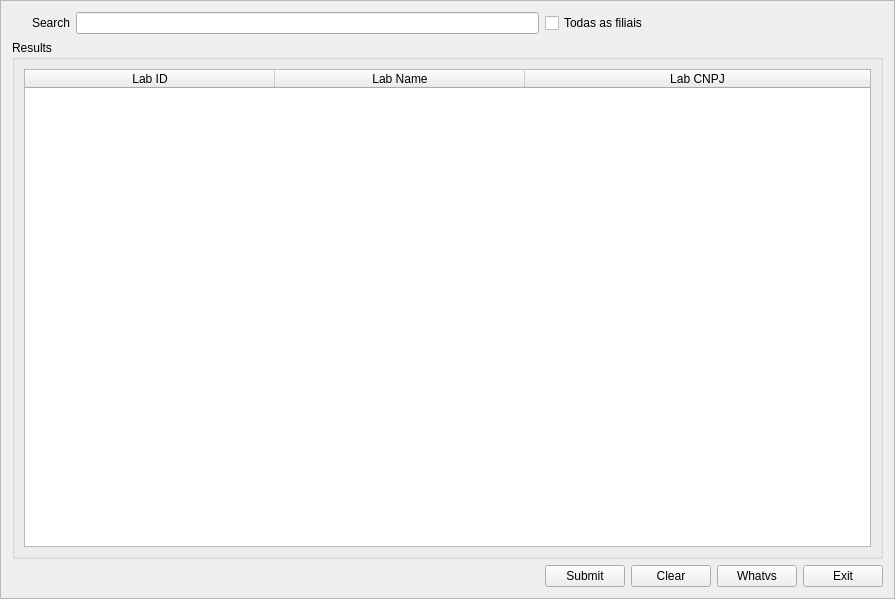
<?xml version="1.0" encoding="UTF-8"?>
<ui version="4.0">
 <class>SearchBoxAlfa</class>
 <widget class="QFrame" name="SearchBoxAlfa">
  <property name="geometry">
   <rect>
    <x>0</x>
    <y>0</y>
    <width>895</width>
    <height>599</height>
   </rect>
  </property>
  <property name="windowTitle">
   <string>Search</string>
  </property>
  <property name="windowIcon">
   <iconset resource="npx.qrc">
    <normaloff>:/NPX ICO/clinic.ico</normaloff>:/NPX ICO/clinic.ico</iconset>
  </property>
  <property name="frameShape">
   <enum>QFrame::StyledPanel</enum>
  </property>
  <property name="frameShadow">
   <enum>QFrame::Sunken</enum>
  </property>
  <layout class="QVBoxLayout" name="verticalLayout">
   <item>
    <layout class="QGridLayout" name="gridLayout">
     <item row="0" column="1">
      <layout class="QHBoxLayout" name="horizontalLayout_2">
       <item>
        <widget class="QCheckBox" name="FiliaisCheckBox">
         <property name="text">
          <string>Todas as filiais</string>
         </property>
        </widget>
       </item>
       <item>
        <widget class="QLabel" name="ImageSymbol">
         <property name="text">
          <string>&lt;html&gt;&lt;head/&gt;&lt;body&gt;&lt;p&gt;&lt;img src=&quot;:/NPX ICO/clinic (2).png&quot;/&gt;&lt;/p&gt;&lt;/body&gt;&lt;/html&gt;</string>
         </property>
         <property name="alignment">
          <set>Qt::AlignCenter</set>
         </property>
        </widget>
       </item>
      </layout>
     </item>
     <item row="0" column="0">
      <layout class="QHBoxLayout" name="horizontalLayout_3">
       <item>
        <widget class="QLabel" name="LabelText">
         <property name="text">
          <string>Search</string>
         </property>
         <property name="alignment">
          <set>Qt::AlignLeading|Qt::AlignLeft|Qt::AlignVCenter</set>
         </property>
         <property name="margin">
          <number>0</number>
         </property>
         <property name="indent">
          <number>20</number>
         </property>
        </widget>
       </item>
       <item>
        <widget class="QLineEdit" name="EntrySearch">
         <property name="alignment">
          <set>Qt::AlignLeading|Qt::AlignLeft|Qt::AlignVCenter</set>
         </property>
        </widget>
       </item>
      </layout>
     </item>
     <item row="4" column="1">
      <layout class="QHBoxLayout" name="horizontalLayout">
       <item>
        <widget class="QPushButton" name="SubmitButton">
         <property name="maximumSize">
          <size>
           <width>127</width>
           <height>16777215</height>
          </size>
         </property>
         <property name="text">
          <string>Submit</string>
         </property>
        </widget>
       </item>
       <item>
        <widget class="QPushButton" name="ClearButton">
         <property name="text">
          <string>Clear</string>
         </property>
        </widget>
       </item>
       <item>
        <widget class="QPushButton" name="PlaceHolderButton">
         <property name="text">
          <string>Whatvs</string>
         </property>
        </widget>
       </item>
       <item>
        <widget class="QPushButton" name="ExitButton">
         <property name="text">
          <string>Exit</string>
         </property>
        </widget>
       </item>
      </layout>
     </item>
     <item row="1" column="0" colspan="2">
      <widget class="QGroupBox" name="Panel">
       <property name="title">
        <string>Results</string>
       </property>
       <layout class="QHBoxLayout" name="horizontalLayout_4">
        <item>
         <widget class="QTableWidget" name="ResultTable">
          <property name="sizePolicy">
           <sizepolicy hsizetype="MinimumExpanding" vsizetype="Expanding">
            <horstretch>0</horstretch>
            <verstretch>0</verstretch>
           </sizepolicy>
          </property>
          <property name="minimumSize">
           <size>
            <width>420</width>
            <height>0</height>
           </size>
          </property>
          <property name="showGrid">
           <bool>true</bool>
          </property>
          <property name="gridStyle">
           <enum>Qt::SolidLine</enum>
          </property>
          <property name="sortingEnabled">
           <bool>true</bool>
          </property>
          <property name="columnCount">
           <number>3</number>
          </property>
          <attribute name="horizontalHeaderCascadingSectionResizes">
           <bool>true</bool>
          </attribute>
          <attribute name="horizontalHeaderDefaultSectionSize">
           <number>250</number>
          </attribute>
          <attribute name="horizontalHeaderShowSortIndicator" stdset="0">
           <bool>true</bool>
          </attribute>
          <attribute name="horizontalHeaderStretchLastSection">
           <bool>true</bool>
          </attribute>
          <column>
           <property name="text">
            <string>Lab ID</string>
           </property>
          </column>
          <column>
           <property name="text">
            <string>Lab Name</string>
           </property>
          </column>
          <column>
           <property name="text">
            <string>Lab CNPJ</string>
           </property>
          </column>
         </widget>
        </item>
       </layout>
      </widget>
     </item>
    </layout>
   </item>
  </layout>
 </widget>
 <resources>
  <include location="npx.qrc"/>
 </resources>
 <connections>
  <connection>
   <sender>SubmitButton</sender>
   <signal>clicked()</signal>
   <receiver>SearchBoxAlfa</receiver>
   <slot>function()</slot>
   <hints>
    <hint type="sourcelabel">
     <x>563</x>
     <y>613</y>
    </hint>
    <hint type="destinationlabel">
     <x>671</x>
     <y>772</y>
    </hint>
   </hints>
  </connection>
 </connections>
 <slots>
  <slot>function()</slot>
 </slots>
</ui>
